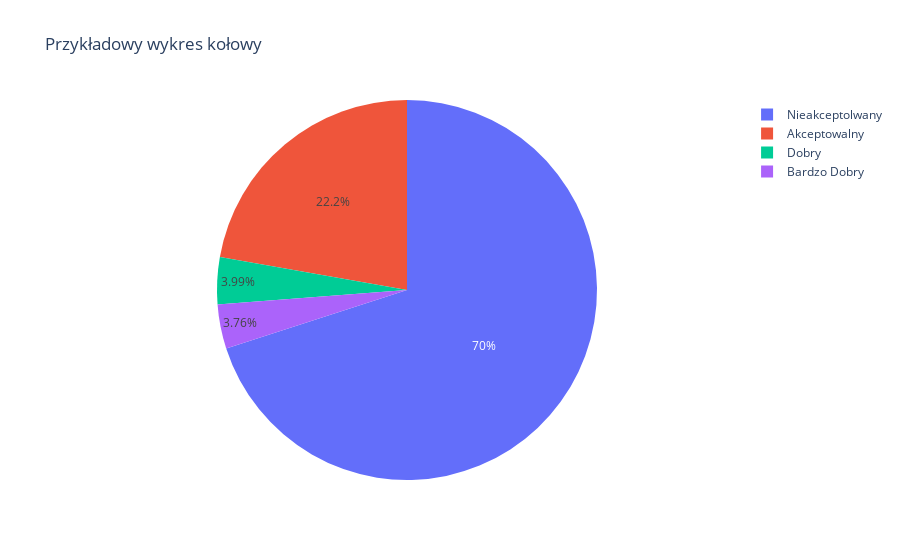

The cell this chart's notebook holds for it:
### Code cell
import pandas as pd
import plotly.graph_objects as go

import plotly.express as px

cols = ["buying", "maint", "doors", "persons", "lug_boot", "safety", "class"]
car_data = pd.read_csv("car.data", header=None, names=cols)

labels = ["Nieakceptolwany", "Akceptowalny", "Dobry", "Bardzo Dobry"]
class_counts = car_data["class"].value_counts()

print(class_counts)
fig = px.pie(
    names=labels,
    values=class_counts,
    title='Przykładowy wykres kołowy',
)

fig.update_traces(textinfo='percent', textposition='inside')

fig.show()

### Figure 1 — Plotly figure (JSON) as saved in the notebook; plotly's stock layout.template omitted (floating-point values rounded to 4 significant figures)
{"data": [{"domain": {"x": [0, 1], "y": [0, 1]}, "hovertemplate": "label=%{label}<br>value=%{value}<extra></extra>", "labels": ["Nieakceptolwany", "Akceptowalny", "Dobry", "Bardzo Dobry"], "legendgroup": "", "name": "", "showlegend": true, "textinfo": "percent", "textposition": "inside", "type": "pie", "values": [1210, 384, 69, 65]}], "layout": {"legend": {"tracegroupgap": 0}, "title": {"text": "Przykładowy wykres kołowy"}}}
